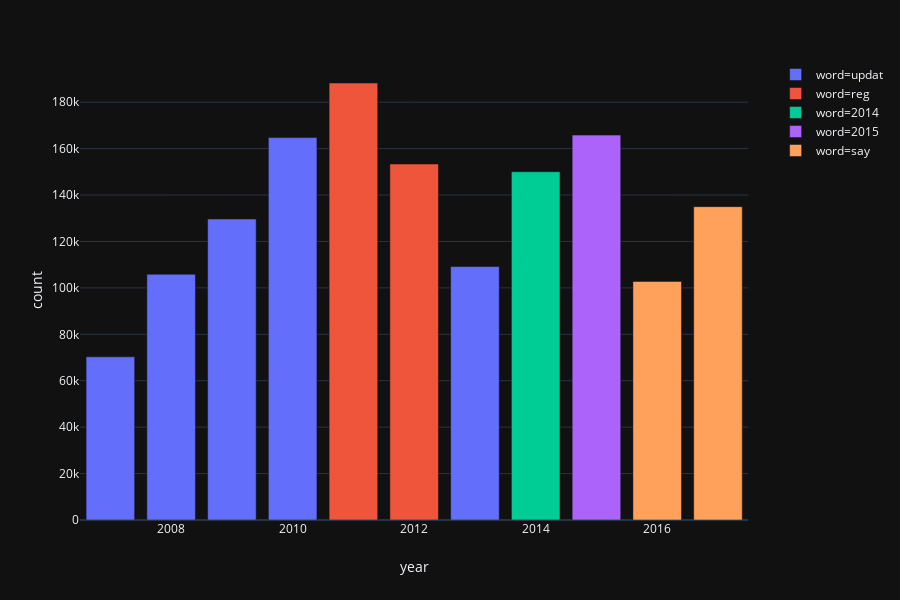

Notebook code for this chart:
### Code cell
px.bar(pd.concat(top_word_list), x = 'year', y = 'count', color = 'word', template='plotly_dark')

### Figure 1 — Plotly figure (JSON) as saved in the notebook; plotly's stock layout.template omitted (floating-point values rounded to 4 significant figures)
{"data": [{"alignmentgroup": "True", "hoverlabel": {"namelength": 0}, "hovertemplate": "word=updat<br>year=%{x}<br>count=%{y}", "legendgroup": "word=updat", "marker": {"color": "#636efa"}, "name": "word=updat", "offsetgroup": "word=updat", "orientation": "v", "showlegend": true, "textposition": "auto", "type": "bar", "x": [2007, 2008, 2009, 2010, 2013], "xaxis": "x", "y": [70308, 105852, 129671, 164738, 109212], "yaxis": "y"}, {"alignmentgroup": "True", "hoverlabel": {"namelength": 0}, "hovertemplate": "word=reg<br>year=%{x}<br>count=%{y}", "legendgroup": "word=reg", "marker": {"color": "#EF553B"}, "name": "word=reg", "offsetgroup": "word=reg", "orientation": "v", "showlegend": true, "textposition": "auto", "type": "bar", "x": [2011, 2012], "xaxis": "x", "y": [188263, 153357], "yaxis": "y"}, {"alignmentgroup": "True", "hoverlabel": {"namelength": 0}, "hovertemplate": "word=2014<br>year=%{x}<br>count=%{y}", "legendgroup": "word=2014", "marker": {"color": "#00cc96"}, "name": "word=2014", "offsetgroup": "word=2014", "orientation": "v", "showlegend": true, "textposition": "auto", "type": "bar", "x": [2014], "xaxis": "x", "y": [150041], "yaxis": "y"}, {"alignmentgroup": "True", "hoverlabel": {"namelength": 0}, "hovertemplate": "word=2015<br>year=%{x}<br>count=%{y}", "legendgroup": "word=2015", "marker": {"color": "#ab63fa"}, "name": "word=2015", "offsetgroup": "word=2015", "orientation": "v", "showlegend": true, "textposition": "auto", "type": "bar", "x": [2015], "xaxis": "x", "y": [165818], "yaxis": "y"}, {"alignmentgroup": "True", "hoverlabel": {"namelength": 0}, "hovertemplate": "word=say<br>year=%{x}<br>count=%{y}", "legendgroup": "word=say", "marker": {"color": "#FFA15A"}, "name": "word=say", "offsetgroup": "word=say", "orientation": "v", "showlegend": true, "textposition": "auto", "type": "bar", "x": [2016, 2017], "xaxis": "x", "y": [102793, 134989], "yaxis": "y"}], "layout": {"barmode": "relative", "height": 600, "legend": {"tracegroupgap": 0}, "margin": {"t": 60}, "xaxis": {"anchor": "y", "domain": [0, 0.98], "title": {"text": "year"}}, "yaxis": {"anchor": "x", "domain": [0, 1], "title": {"text": "count"}}}}
